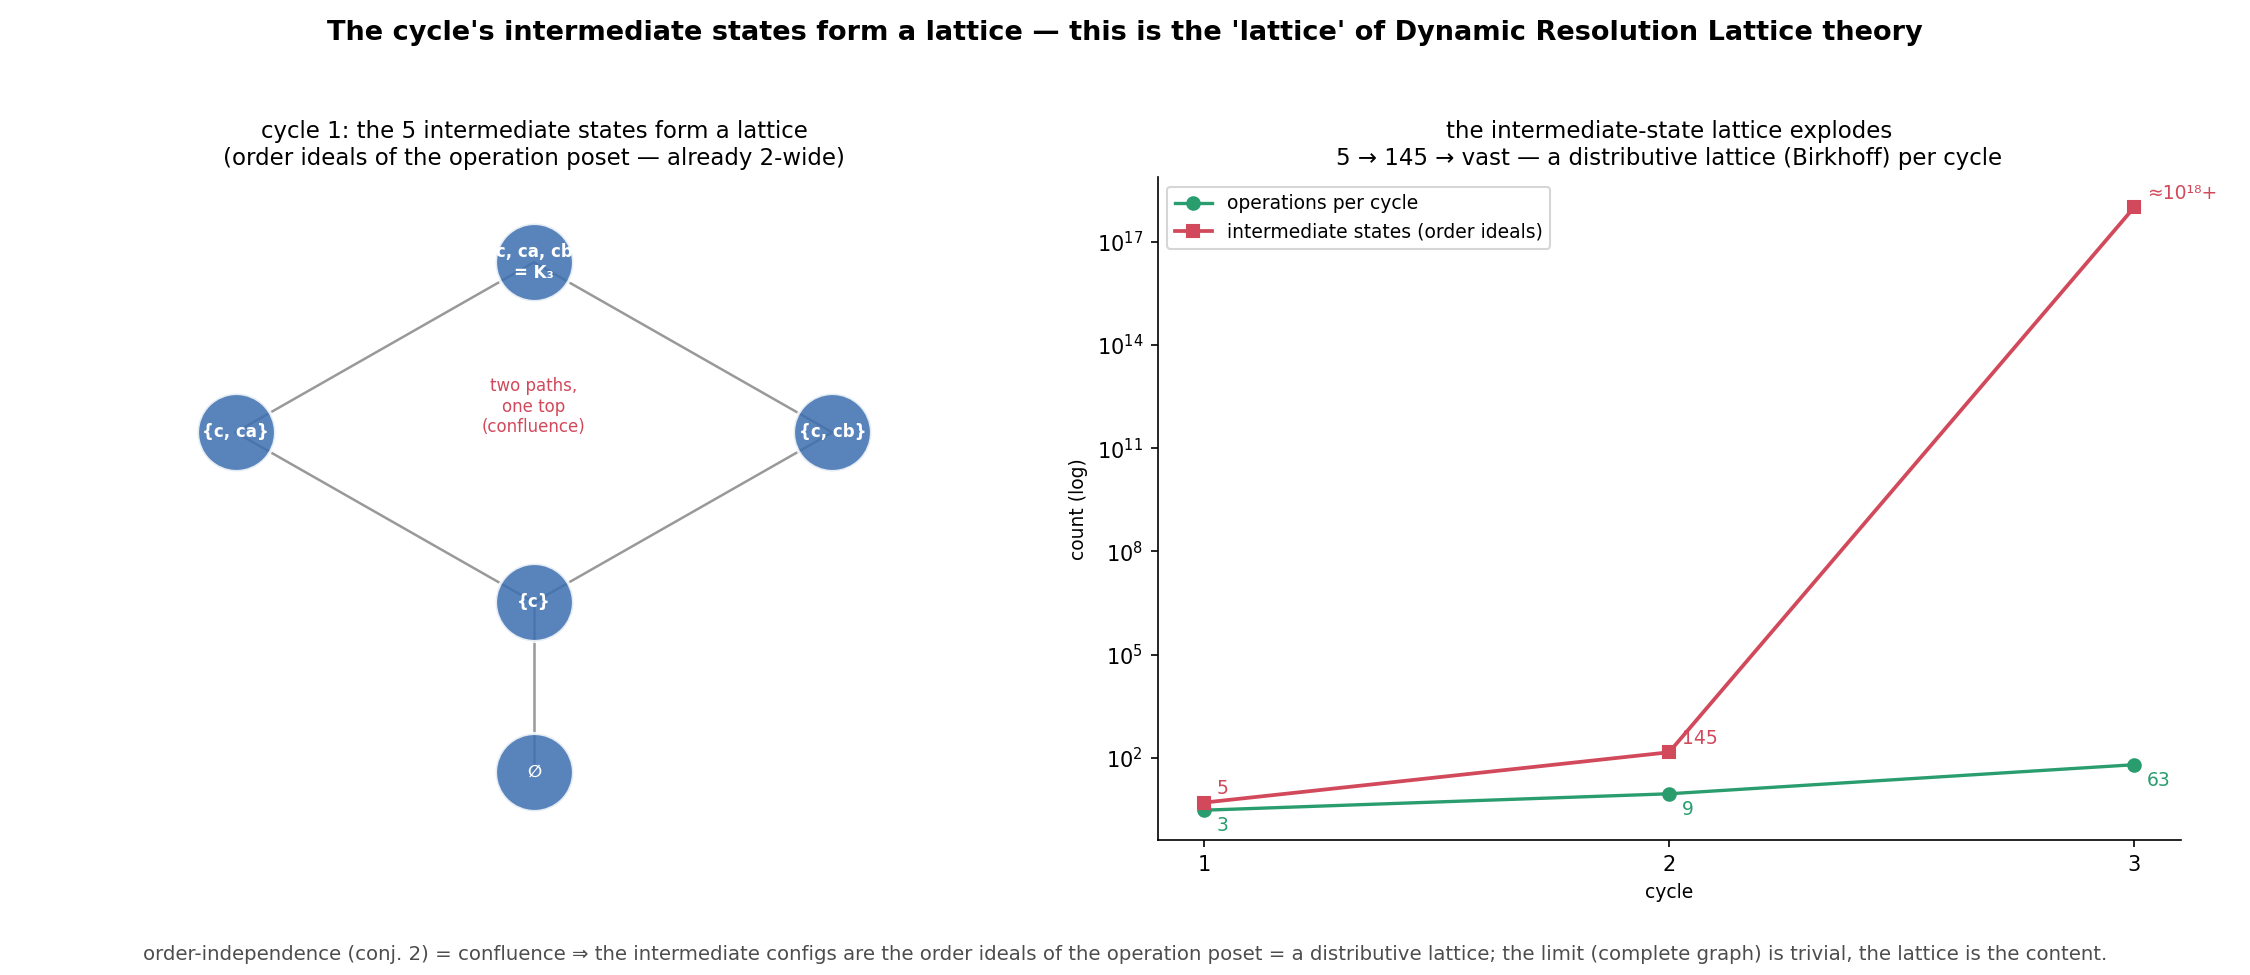

Write the Python code that produced this figure.
"""The intermediate states of the cycle form a distributive lattice (= DRLT).

Mingu Jeong's refined cycle (line→point, point→lines-to-non-connected) has, from
cycle 2, many independent growth axes whose operations COMMUTE (conjecture 2 =
confluence).  Confluence ⇒ the reachable intermediate configurations form a
lattice — the order-ideal lattice of the cycle's operation poset (Birkhoff).  The
limit (complete graph) is trivial; the intermediate states are the content, and
they are a lattice: this is the *lattice* of Dynamic Resolution Lattice theory.

Counts (computed): intermediate states per cycle = 5, 145, vast (cycle 3 has 63
operations → order-ideal count astronomically large).

Run:  python3 research-notes/geometric/cycle_intermediate_lattice.py
"""

import numpy as np
import matplotlib.pyplot as plt


def panel_lattice(ax):
    # cycle-1 intermediate-state lattice: downsets of {vc < ca, vc < cb}
    states = {
        "∅": (0.5, 0),
        "{c}": (0.5, 1),
        "{c, ca}": (0.15, 2),
        "{c, cb}": (0.85, 2),
        "{c, ca, cb}\n= K₃": (0.5, 3),
    }
    edges = [("∅", "{c}"), ("{c}", "{c, ca}"), ("{c}", "{c, cb}"),
             ("{c, ca}", "{c, ca, cb}\n= K₃"), ("{c, cb}", "{c, ca, cb}\n= K₃")]
    for u, v in edges:
        ax.plot([states[u][0], states[v][0]], [states[u][1], states[v][1]],
                color="0.6", lw=1.2, zorder=1)
    for s, (x, y) in states.items():
        ax.scatter([x], [y], s=1400, color="#3b6fb0", alpha=0.85,
                   edgecolors="white", linewidths=1.5, zorder=3)
        ax.text(x, y, s, ha="center", va="center", color="white",
                fontsize=8, fontweight="bold", zorder=4)
    ax.text(0.5, 2, "two paths,\none top\n(confluence)", ha="center",
            fontsize=8, color="#d1495b")
    ax.set_title("cycle 1: the 5 intermediate states form a lattice\n"
                 "(order ideals of the operation poset — already 2-wide)",
                 fontsize=11)
    ax.set_xlim(-0.1, 1.1); ax.set_ylim(-0.4, 3.5); ax.axis("off")


def panel_growth(ax):
    cyc = [1, 2, 3]
    ops = [3, 9, 63]
    states = [5, 145, 1e18]   # cycle-3 order-ideal count is astronomically large
    ax.semilogy(cyc, ops, "o-", color="#2a9d6f", lw=1.6, label="operations per cycle")
    ax.semilogy(cyc, states, "s-", color="#d1495b", lw=1.8,
                label="intermediate states (order ideals)")
    for c, s in zip(cyc, states):
        lbl = "≈10¹⁸+" if s > 1e9 else str(int(s))
        ax.annotate(lbl, (c, s), textcoords="offset points", xytext=(6, 4),
                    fontsize=9, color="#d1495b")
    for c, o in zip(cyc, ops):
        ax.annotate(str(o), (c, o), textcoords="offset points", xytext=(6, -10),
                    fontsize=9, color="#2a9d6f")
    ax.set_title("the intermediate-state lattice explodes\n"
                 "5 → 145 → vast — a distributive lattice (Birkhoff) per cycle",
                 fontsize=11)
    ax.set_xlabel("cycle", fontsize=9); ax.set_ylabel("count (log)", fontsize=9)
    ax.set_xticks(cyc); ax.legend(fontsize=9, loc="upper left")
    for s in ("top", "right"):
        ax.spines[s].set_visible(False)


def main():
    fig, ax = plt.subplots(1, 2, figsize=(15, 6.5))
    fig.patch.set_facecolor("white")
    panel_lattice(ax[0])
    panel_growth(ax[1])
    fig.suptitle("The cycle's intermediate states form a lattice — "
                 "this is the 'lattice' of Dynamic Resolution Lattice theory",
                 fontsize=13, fontweight="bold")
    fig.text(0.5, 0.015,
             "order-independence (conj. 2) = confluence ⇒ the intermediate configs "
             "are the order ideals of the operation poset = a distributive lattice; "
             "the limit (complete graph) is trivial, the lattice is the content.",
             ha="center", fontsize=9.5, color="0.3")
    fig.tight_layout(rect=[0, 0.05, 1, 0.95])
    out = "research-notes/geometric/cycle_intermediate_lattice.png"
    fig.savefig(out, dpi=150, facecolor="white")
    print("wrote", out)


if __name__ == "__main__":
    main()
